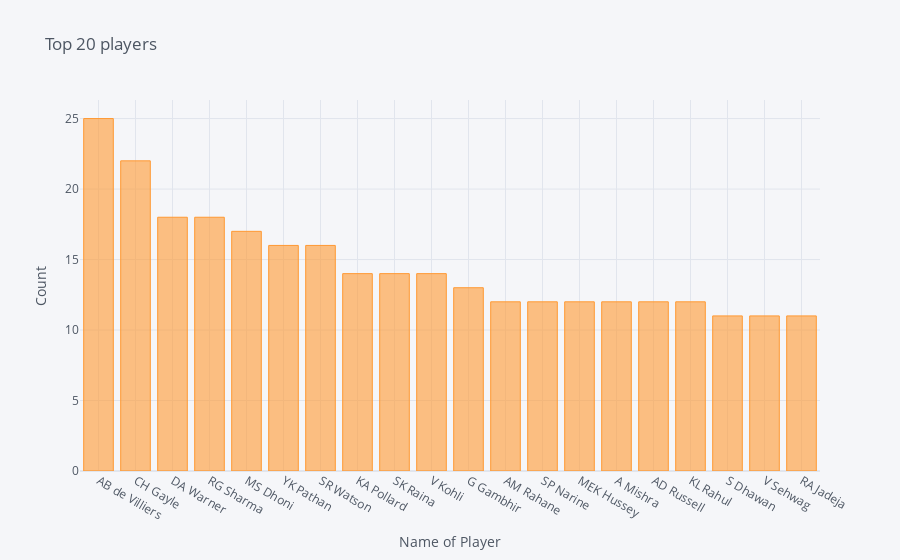

Source (notebook cell):
### Code cell
mom_20.iplot(
    kind = 'bar',
    xTitle = 'Name of Player',
    yTitle = 'Count',
    title = 'Top 20 players'
)

### Figure 1 — Plotly figure (JSON) as saved in the notebook; plotly's stock layout.template omitted (floating-point values rounded to 4 significant figures)
{"data": [{"marker": {"color": "rgba(255, 153, 51, 0.6)", "line": {"color": "rgba(255, 153, 51, 1.0)", "width": 1}}, "name": "count", "orientation": "v", "text": "", "type": "bar", "x": ["AB de Villiers", "CH Gayle", "DA Warner", "RG Sharma", "MS Dhoni", "YK Pathan", "SR Watson", "KA Pollard", "SK Raina", "V Kohli", "G Gambhir", "AM Rahane", "SP Narine", "MEK Hussey", "A Mishra", "AD Russell", "KL Rahul", "S Dhawan", "V Sehwag", "RA Jadeja"], "y": [25, 22, 18, 18, 17, 16, 16, 14, 14, 14, 13, 12, 12, 12, 12, 12, 12, 11, 11, 11]}], "layout": {"legend": {"bgcolor": "#F5F6F9", "font": {"color": "#4D5663"}}, "paper_bgcolor": "#F5F6F9", "plot_bgcolor": "#F5F6F9", "title": {"font": {"color": "#4D5663"}, "text": "Top 20 players"}, "xaxis": {"gridcolor": "#E1E5ED", "showgrid": true, "tickfont": {"color": "#4D5663"}, "title": {"font": {"color": "#4D5663"}, "text": "Name of Player"}, "zerolinecolor": "#E1E5ED"}, "yaxis": {"gridcolor": "#E1E5ED", "showgrid": true, "tickfont": {"color": "#4D5663"}, "title": {"font": {"color": "#4D5663"}, "text": "Count"}, "zerolinecolor": "#E1E5ED"}}}
